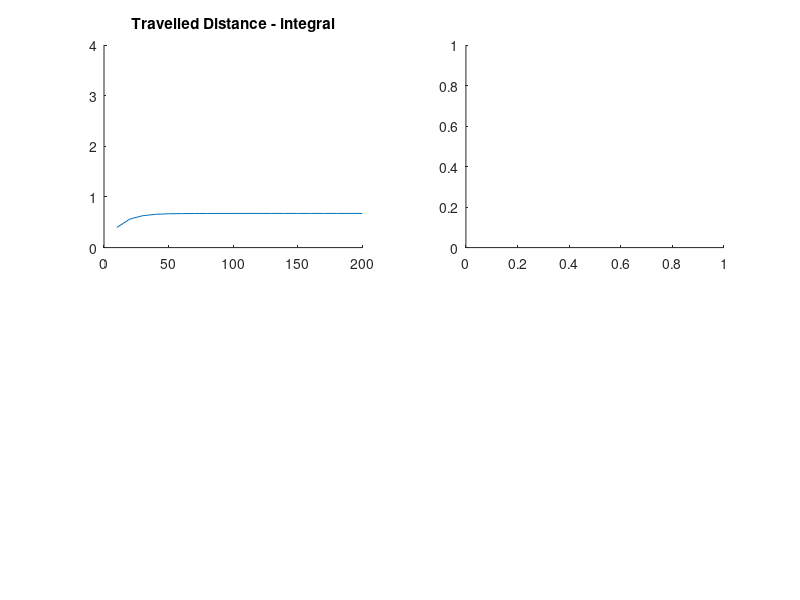
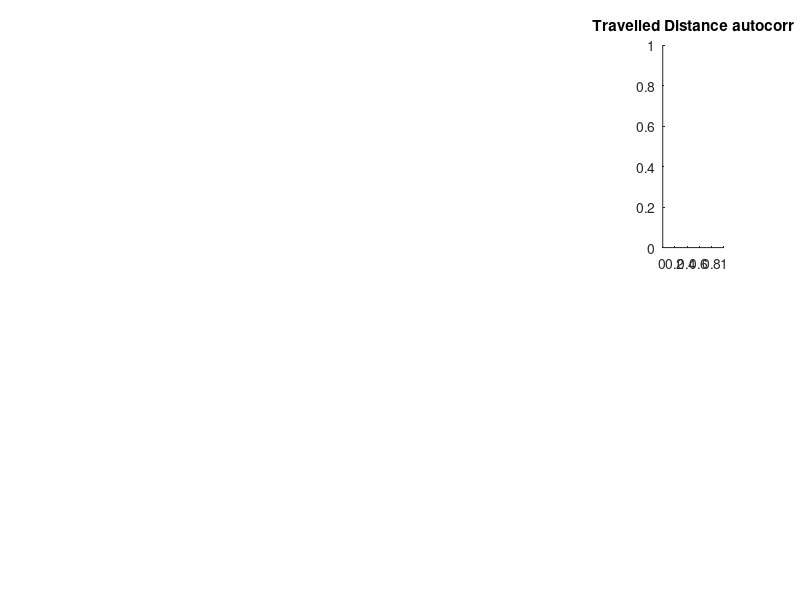

MATLAB code for these plots, in order: (Note: this script raises an error after producing the figures.)
% autocorr simulations
clear all
% close all
x=10:10:800;
h=0;

perTime=100; %ms
%                  X: NS(11) S(25) NB(11) B(20)   
all_fracPeriodTrials=[0.05 0.27  0.08 0.26 ];  allB=[-0.09 -0.03 -0.09 -0.04 ];
%                  Y: NS(13) S(25) NB(10) B(17)   
% all_fracPeriodTrials=[ 0.19 0.45 0.06 0.32 ];  allB=[-0.07  -0.03 -0.1  -0.05 ];

formodel=0;
if formodel==1 
all_fracPeriodTrials=[0.2  0.4   0.6  0.8];  allB=[-0.02 -0.02 -0.02 -0.02];
end
if formodel==2
all_fracPeriodTrials=[0.4  0.4  0.4  0.4];  allB=[-0.01 -0.02  -0.03 -0.04 ];
end
colors=['k' 'm' 'k' 'b' ];
A=2*pi/perTime;
for fig=1:size(all_fracPeriodTrials,2)
    fracPeriodTrials=all_fracPeriodTrials(fig);
    B=allB(fig);
    color=colors(fig);
    h=h+0.1;
    ydiff1=sin(A*x).*exp(B*x);%+0.1*rand(1,size(x,2));
    ydiff2=exp(B*x);%+0.1*rand(1,size(x,2));
    yfinal=fracPeriodTrials*ydiff1+(1-fracPeriodTrials)*ydiff2;
    
    ydiff=yfinal;
    y(1)=ydiff(1);
    for i=2:size(ydiff,2)
        y(i)=ydiff(i)+y(i-1);
    end
    
    figure(1)
    subplot(2,2,1)
    title('Travelled Distance - integral')
    hold all
    plot(x,y)
    axis([0 200 0 4])
%     if formodel~=0
%         color='k';
%     end
%     text(30,40-h*40,['percent periodic trials=' num2str(fracPeriodTrials)],'color',color,'FontSize',15)
   
    subplot(2,2,2)
    %
    figure(5)
    subplot(2,6,6)
    
    title('Travelled Distance autocorr')
    hold all
    [xcf,lags,bounds]=crosscorr(y,y,max(20,size(x,2)/2));
    if formodel==0
    plot(lags(round(size(lags,2)/2):end).*100,xcf(round(size(lags,2)/2):end),'--','color',color)
    text(205,1-h-0.5,['period=' num2str(fracPeriodTrials) '  B=' num2str(B)],'color',color,'FontSize',15)
    else
    plot(lags(round(size(lags,2)/2):end).*10,xcf(round(size(lags,2)/2):end))
    text(200,1-h-0.5,['period=' num2str(fracPeriodTrials) '  B=' num2str(B)],'FontSize',15)
    end
    if formodel==0
%     f=fit(lags(round(size(lags,2)/2):end)'.*10,xcf(round(size(lags,2)/2):end)','exp1','StartPoint', [1 -0.05]);
%     plot(f,'k')
%     text(150,1-h,['Tau decay=' num2str(round(1/-round(f.b,2))) 'ms'],'color',color,'FontSize',15)
    legend('off')
%     legend(['period=' num2str(fracPeriodTrials) '  B=' num2str(B)],'location','southEast')
    ylabel('')
    end
    axis([0 200 0 1])
    
    
end

    figure(1)
subplot(2,2,3)
    title('Instantaneous Velocity - signal')
    hold all
    plot(x,ydiff1)
    plot(x,ydiff2)
    text(30,0.8,'(1) sin(A*x)*exp(B*x)','color','k','FontSize',15)
    text(30,0.6,'(2) exp(B*x)','color','k','FontSize',15)
    axis([0 200 -0.5 1])
    
    subplot(2,2,4)
    title('Instantaneous Velocity autocorr')
    hold all
    [xcf,lags,bounds]=crosscorr(ydiff1,ydiff1,max(20,size(x,2)/2));
    plot(lags(round(size(lags,2)/2):end).*10,xcf(round(size(lags,2)/2):end))
    [xcf,lags,bounds]=crosscorr(ydiff2,ydiff2,max(20,size(x,2)/2));
    plot(lags(round(size(lags,2)/2):end).*10,xcf(round(size(lags,2)/2):end))
    axis([0 200 -.2 1])
